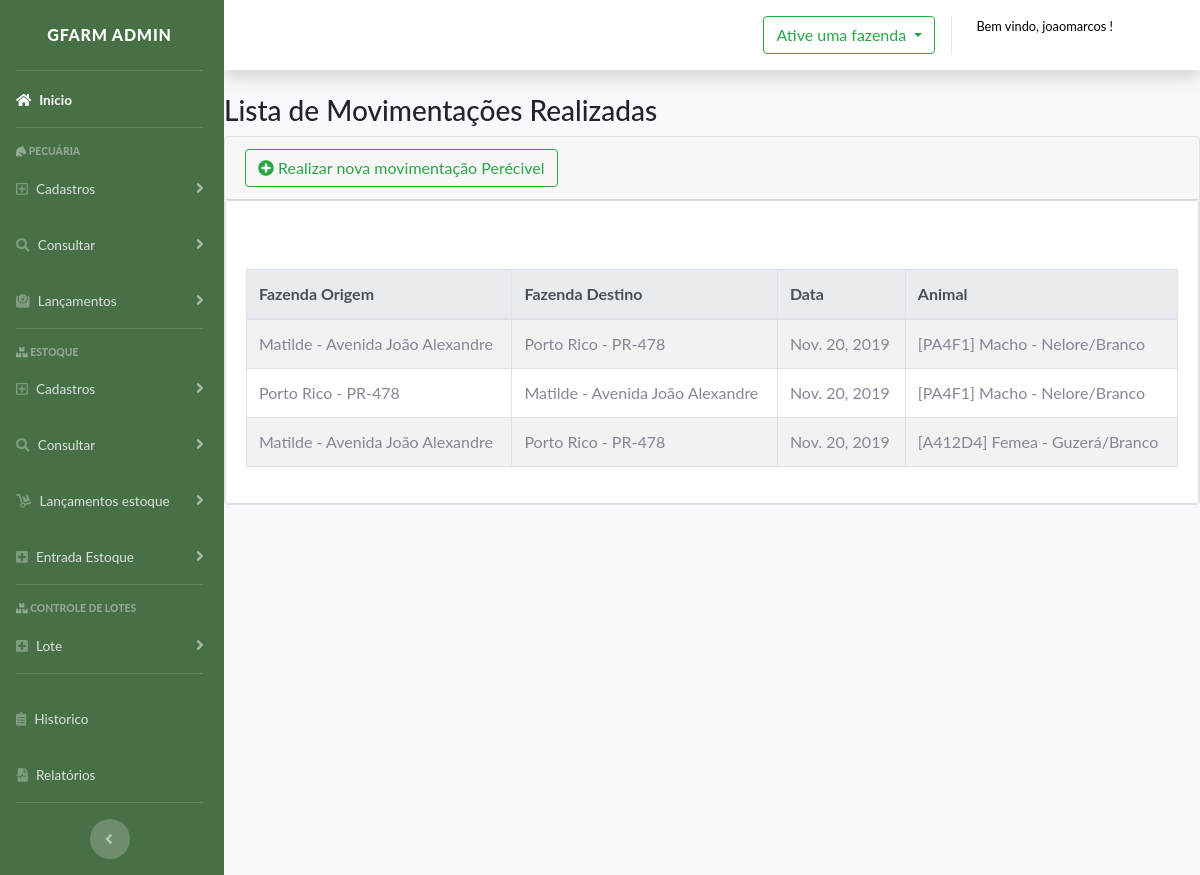
Screenshot of /listar/movimentacao/animal (signed in) with the database file from the repository.
### movimentacao/models.py (models this page shows, shortened)
class Transferencia_Animal(models.Model):
    fazenda_origem = models.ForeignKey(Fazenda, on_delete=models.PROTECT, related_name="origem")
    fazenda_destino = models.ForeignKey(Fazenda, on_delete=models.PROTECT, related_name="destino")
    data = models.DateField(verbose_name="Data Transeferêcia")
    animal = models.ForeignKey(Animal, on_delete=models.PROTECT)
    usuario = models.ForeignKey(User, on_delete=models.PROTECT)
    class Meta:
        verbose_name = "Transeferêcia de animal"
        verbose_name_plural = "Transeferêcias de animais"

### gfarm/models.py (models this page shows)
class Fazenda(models.Model):
    unidade_federal = (
        ('AC', 'AC'),
        ('AL', 'AL'),
        ('AM', 'AM'),
        ('AP', 'AP'),
        ('BA', 'BA'),
        ('DF', 'DF'),
        ('ES', 'ES'),
        ('GO', 'GO'),
        ('MA', 'MA'),
        ('MG', 'MG'),
        ('MS', 'MS'),
        ('MT', 'MT'),
        ('PA', 'PA'),
        ('PB', 'PB'),
        ('PE', 'PE'),
        ('PI', 'PI'),
        ('PR', 'PR'),
        ('RJ', 'RJ'),
        ('RN', 'RN'),
        ('RO', 'RO'),
        ('RR', 'RR'),
        ('RS', 'RS'),
        ('SC', 'SC'),
        ('SE', 'SE'),
        ('SP', 'SP'),
        ('TO', 'TO'),
    )
    nome = models.CharField(max_length=100)
    endereco = models.CharField(max_length=100)
    complemento = models.CharField(max_length=100)
    hectares = models.FloatField("Hectares")
    cidade = models.CharField(max_length=50)
    uf = models.CharField(max_length=2, verbose_name="UF",
                          choices=unidade_federal)
    usuario = models.ForeignKey(User, on_delete=models.PROTECT)
    def __str__(self):
        return self.nome + ' - ' + self.endereco
    class Meta:
        unique_together = [['nome', 'usuario']]

class Animal(models.Model):
    sexo = (
        ('Macho', 'Macho'),
        ('Femea', 'Femea')
    )
    identificacao = models.CharField(
        max_length=15, help_text="Brinco do Animal")
    marcacao = models.CharField(
        max_length=100, help_text="Sigla da Fazenda ou nome Fazenda", verbose_name="Marcação")
    sexo = models.CharField(max_length=10, choices=sexo,
                            verbose_name="Sexo Do Animal")
    dataNascimento = models.DateField(verbose_name="Data Nascimento")
    raca = models.ForeignKey(
        AnimalRaca, on_delete=models.PROTECT, verbose_name="Raça")
    pelagem = models.ForeignKey(
        AnimalPelagem, on_delete=models.PROTECT, verbose_name="Pelagem")
    categoria = models.ForeignKey(
        AnimalCategoria, on_delete=models.PROTECT, verbose_name="Categoria")
    nome = models.ForeignKey(
        Fazenda, on_delete=models.PROTECT, verbose_name="Fazenda")
    usuario = models.ForeignKey(User, on_delete=models.PROTECT)
    def __str__(self):
        return "[{}] {} - {}/{}".format(self.identificacao, self.sexo, self.raca, self.pelagem)
    class Meta:
        unique_together = [['identificacao', 'usuario']]

class AnimalRaca(models.Model):
    raca = models.CharField(verbose_name=" Raça ", max_length=100)
    usuario = models.ForeignKey(User, on_delete=models.PROTECT)
    def __str__(self):
        return self.raca

class AnimalPelagem(models.Model):
    pelagem = models.CharField(verbose_name=" Pelagem ", max_length=20)
    usuario = models.ForeignKey(User, on_delete=models.PROTECT)
    def __str__(self):
        return self.pelagem

### movimentacao/views.py (the view)
# urls.py: path('listar/movimentacao/animal', Lista_movimentacao_animal.as_view(), name="listar_animal_movimentado"),
class Lista_movimentacao_animal(LoginRequiredMixin, ListView):
    login_url = reverse_lazy('login')
    model = Transferencia_Animal
    template_name = "lista/detalhesMovimentacao.html"
    def get_queryset(self):
        self.object_list = Transferencia_Animal.objects.filter(
            usuario=self.request.user)
        return self.object_list

### gfarm/templates/lista/detalhesMovimentacao.html (shortened to what this page needs)
{% extends 'modelo.html' %}
{% block conteudo %}
{% load static %}
{% load crispy_forms_tags %}
<link rel="stylesheet" href="https://use.fontawesome.com/releases/v5.8.2/css/all.css"
>
<link rel="stylesheet" href="{% static 'css/botaoCadastro.css' %}">
<div class="mb-1">
    <h3 class="account-heading">Lista de Movimentações Realizadas</h3>
    <div class="card border">
        <div class="card-header">
            <a type="" class="btn btn-outline-success" href="{% url 'movimentar_animal' %}"><i class="fas fa-plus-circle"></i>
                Realizar nova movimentação
                Perécivel</a>
        </div>
        <div class="card card-body">
            <table id="example" class="table table-striped table-bordered mt-5 display responsive nowrap"
                style="width: 100%">
                <thead class="thead-light">
                    <tr>
                        <th scope="col">Fazenda Origem</th>
                        <th scope="col">Fazenda Destino</th>
                        <th scope="col">Data</th>
                        <th scope="col">Animal</th>
                    </tr>
                </thead>
                <tbody>
                    {% for movimentacao in object_list %}
                    <tr>
                        <td>{{movimentacao.fazenda_origem}}</td>
                        <td>{{movimentacao.fazenda_destino}}</td>
                        <td>{{movimentacao.data}}</td>
                        <td>{{movimentacao.animal}}</td>
                        {% endfor %}
                    </tr>
                </tbody>
            </table>
        </div>
    </div>
    {% endblock %}

### gfarm/templates/modelo.html (shortened to what this page needs)
{% load static %}
{% load crispy_forms_tags %}
<!DOCTYPE html>
<html lang="en">
<head>
    <link href="{% static 'vendor/fontawesome-free/css/all.css' %}" rel="stylesheet" type="text/css">
    <link href="{% static 'css/sb-admin-2.css' %}" rel="stylesheet">
    <link href="{% static 'css/imagemProfile.css' %}" rel="stylesheet">
    <link rel="stylesheet" href="path/to/font-awesome/css/font-awesome.min.css">
    <link rel="stylesheet" href="https://use.fontawesome.com/releases/v5.8.1/css/all.css"
>
    <link rel="stylesheet" href="https://cdnjs.cloudflare.com/ajax/libs/fullcalendar/3.4.0/fullcalendar.css" />
    <link rel="stylesheet"
        href="https://cdnjs.cloudflare.com/ajax/libs/twitter-bootstrap/4.0.0-alpha.6/css/bootstrap.css" />
    <link rel="stylesheet" type="text/css"
        href="https://cdnjs.cloudflare.com/ajax/libs/twitter-bootstrap/4.1.3/css/bootstrap.css" />
    <link rel="stylesheet" type="text/css"
        href="https://cdn.datatables.net/1.10.19/css/dataTables.bootstrap4.min.css" />
    <link rel="stylesheet" type="text/css"
        href="https://cdn.datatables.net/responsive/2.2.3/css/responsive.bootstrap4.min.css" />
    <link rel="stylesheet" href="https://maxcdn.bootstrapcdn.com/bootstrap/4.0.0/css/bootstrap.min.css"
>
    <link rel="stylesheet" href="https://use.fontawesome.com/releases/v5.0.10/css/all.css"
>
    <link rel="stylesheet" type="text/css" href="{% static 'cal/css/styles.css' %}">
</head>
<body id="page-top">
    {% block nav %}
    <div id="wrapper">
        <ul class="navbar-nav bg-gradient-primarymodule sidebar sidebar-dark accordion" id="accordionSidebar">
            <a class="sidebar-brand d-flex align-items-center justify-content-center" href="#">
                <div class="sidebar-brand-text mx-2 ">Gfarm ADMIN</div>
            </a>
            <hr class="sidebar-divider my-0">
            <li class="nav-item active">
                <a class="nav-link" href="{% url 'dash' %}">
                    <i class="fas fa-home"></i>
                    <span>Inicio</span></a>
            </li>
            <hr class="sidebar-divider">
            <div class="sidebar-heading">
                <i class="fas fa-horse-head"></i>
                Pecuária
            </div>
            <li class="nav-item">
                <a class="nav-link collapsed" href="#" data-toggle="collapse" data-target="#collapsePages"
                    aria-expanded="true" aria-controls="collapsePages">
                    <i class="far fa-plus-square"></i>
                    <span>Cadastros</span>
                </a>
            </li>
            <li class="nav-item">
                <a class="nav-link collapsed" href="#" data-toggle="collapse" data-target="#collapsePages3"
                    aria-expanded="true" aria-controls="collapsePages3">
                    <i class="fas fa-search"></i>
                    <span>Consultar</span>
                </a>
            </li>
            <li class="nav-item">
                <a class="nav-link collapsed" href="#" data-toggle="collapse" data-target="#collapsePages2"
                    aria-expanded="true" aria-controls="collapsePages2">
                    <i class="fas fa-weight"></i>
                    <span>Lançamentos</span>
                </a>
            </li>
            <hr class="sidebar-divider">
            <div class="sidebar-heading">
                <i class="fas fa-boxes"></i>
                Estoque
            </div>
            <li class="nav-item">
                <a class="nav-link collapsed" href="#" data-toggle="collapse" data-target="#estoqueCollapse2"
                    aria-expanded="true" aria-controls="estoqueCollapse2">
                    <i class="far fa-plus-square"></i>
                    <span>Cadastros</span>
                </a>
            </li>
            <li class="nav-item">
                <a class="nav-link collapsed" href="#" data-toggle="collapse" data-target="#estoqueCollapse"
                    aria-expanded="true" aria-controls="estoqueCollapse">
                    <i class="fas fa-search"></i>
                    <span>Consultar</span>
                </a>
            </li>
            <li class="nav-item">
                <a class="nav-link collapsed" href="#" data-toggle="collapse" data-target="#estoqueMovi"
                    aria-expanded="true" aria-controls="estoqueMovi">
                    <i class="fas fa-dolly"></i>
                    <span>Lançamentos estoque</span>
                </a>
            </li>
            <li class="nav-item">
                <a class="nav-link collapsed" href="#" data-toggle="collapse" data-target="#entradaid"
                    aria-expanded="true" aria-controls="entradaid">
                    <i class="fas fa-plus-square"></i>
                    <span>Entrada Estoque</span>
                </a>
            </li>
            <hr class="sidebar-divider">
            <div class="sidebar-heading">
                <i class="fas fa-boxes"></i>
                Controle de Lotes
            </div>
            <li class="nav-item">
                <a class="nav-link collapsed" href="#" data-toggle="collapse" data-target="#lote"
                    aria-expanded="true" aria-controls="lote">
                    <i class="fas fa-plus-square"></i>
                    <span>Lote</span>
                </a>
            </li>
            <hr class="sidebar-divider">
            <li class="nav-item">
                <a class="nav-link" href="{% url 'historico' %}">
                    <i class="fas fa-clipboard-list"></i>
                    <span>Historico</span></a>
            </li>
            <li class="nav-item">
                <a class="nav-link" href="{% url 'detalheRelatorio' %}">
                    <i class="fas fa-file-medical-alt"></i>
                    <span>Relatórios</span></a>
            </li>
            <hr class="sidebar-divider d-none d-md-block">
            <div class="text-center d-none d-md-inline">
                <button class="rounded-circle border-0" id="sidebarToggle"></button>
            </div>
        </ul>
        {% endblock %}
        {% block wrapper %}
        <div id="content-wrapper" class="d-flex flex-column">
            <div id="content">
                <nav class="navbar navbar-expand navbar-light bg-white2 topbar mb-4 static-top shadow">
                    <ul class="navbar-nav ml-auto">
                        {% if request.user.is_authenticated %}
                        <div class="dropdown mt-3">
                            <button class="btn btn-outline-success dropdown-toggle" type="button"
                                id="dropdownMenuButton" data-toggle="dropdown" aria-haspopup="true"
                                aria-expanded="false">
                                {% if request.session.fazenda_ativa_nome %}
                                Fazenda ativa: {{request.session.fazenda_ativa_nome}}
                                {%else%}
                                Ative uma fazenda
                                {%endif%}
                            </button>
                        </div>
                        {%endif%}
                        <li class="nav-item dropdown no-arrow">
                            <a class="nav-link dropdown-toggle" href="#" id="userDropdown" role="button"
                                data-toggle="dropdown" aria-haspopup="true" aria-expanded="false">
                                <span class="mr-2 d-none d-lg-inline text-gray-600 small">
                                    {% if user.is_authenticated %}
                                    <p>Bem vindo, {{ user.username }} !</p>
                                    {% else %}
                                    <p>Bem vindo, Por Favor logue.</p>
                                    {% endif %}
                                </span>
                                <div class="circle">
                                </div>
                            </a>
                        </li>
                    </ul>
                </nav>
                {% block conteudo %}
                {% endblock %}
            </div>
            {% endblock %}
</body>
</html>

### static/css/imagemProfile.css (style rules this page uses)
.circle { background-color: #fff; border-radius: 50%; width: 50px; height: 50px; overflow: hidden; position: relative; }

### static/cal/css/styles.css (style rules this page uses)
body { font-family: "ptsans", "Lato", "Helvetica Neue", Helvetica, Arial, sans-serif; }
ul { padding: 0px 5px 0px 20px; }
a { color: #17a2b8; }

### static/css/botaoCadastro.css (style rules this page uses)
li { text-decoration: none; }

### rows the page displays
Transferencia_Animal: fazenda_origem "Matilde - Avenida João Alexandre", fazenda_destino "Porto Rico - PR-478", data "Nov. 20, 2019", animal "[PA4F1] Macho - Nelore/Branco"
Transferencia_Animal: fazenda_origem "Porto Rico - PR-478", fazenda_destino "Matilde - Avenida João Alexandre", data "Nov. 20, 2019", animal "[PA4F1] Macho - Nelore/Branco"
Transferencia_Animal: fazenda_origem "Matilde - Avenida João Alexandre", fazenda_destino "Porto Rico - PR-478", data "Nov. 20, 2019", animal "[A412D4] Femea - Guzerá/Branco"

### other values shown
{{ user.username }} "joaomarcos"
